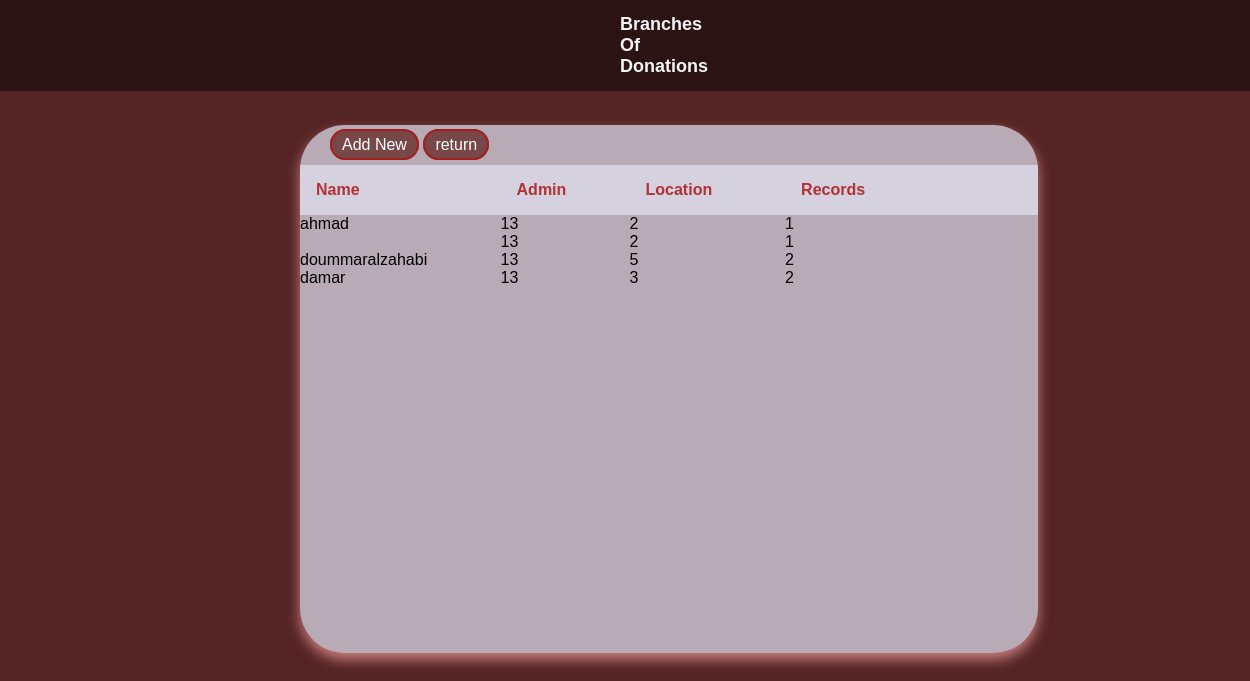
/adminPages/tabledriver/index.php, run on the app's committed database.
### tables this page shows
CREATE TABLE branch (
  id int(50) NOT NULL,
  adminid int(50) NOT NULL,
  name varchar(50) NOT NULL,
  location int(11) NOT NULL,
  records int(11) NOT NULL,
  parent_branchid int(50) DEFAULT NULL
);

### adminPages/tabledriver/index.php (the view, shortened to what this page needs)
<?php
include "connection.php";
?>
<!DOCTYPE html>
<html lang="en">
<head>
  <link rel="stylesheet" href="./branchstyle.css">
</head>
<body>
  <nav class="navbar">
    Branches Of Donations
  </nav>
  <div class="container">
    <main class="table">
    <div class="butt">
    <a href="add_new.php" class="btn btn-dark mb-3">Add New</a>
    <a href="../profileAdmin.php" class="btn btn-dark mb-3">return</a>
    </div>
    <div class="table">
    <section class="table_body">
    <table class="table table-hover text-center">
      <thead class="table-dark">
        <tr>
          <th scope="col">name</th>
          <th scope="col">admin</th>
          <th scope="col">location</th>
          <th scope="col">records</th>
          <th></th>
          <th> </th>
        </tr>
      </thead>
      <tbody >
        <?php
        $sql = "SELECT * FROM `branch`";
        $result = mysqli_query($conn, $sql);
        while ($row = mysqli_fetch_assoc($result)) {
          echo "<tr>";
          echo "<td>".$row['name']."</td>";
          echo "<td>".$row['adminid']."</td>";
          echo "<td>".$row['location']."</td>";
          echo "<td>".$row['records']."</td>";
          echo "<td>
          <a href=edit.php?id=".$row["id"]." class='link-dark'><i class='fa-solid fa-pen-to-square fs-5 me-3'></i></a>
          <a href=delete.php?id=".$row["id"]." class='link-dark'><i class='fa-solid fa-trash fs-5'></i></a>
        </td>";
        echo "<tr>";
      }
        ?>
      </tbody>
    </table>
    </section>
    </main>
  </div>
</body>
</html>

### adminPages/tabledriver/branchstyle.css (style rules this page uses)
* { font-family: 'Poppins', sans-serif; margin:0; padding:0; box-sizing: border-box; outline: none; border: none; text-decoration: none; }
body { margin: 0; padding:0; background-color: #552424; }
.navbar { position: absolute; top: 0; left: 0; display: flex; width: 100%; justify-content: space-between; padding: 14px 620px; background-color: #0000007a; color: whitesmoke; font-weight: bolder; font-size: large; }
.btn { background-color: #784849; border-radius: 30px; padding: 5px 10px; border: 2px solid #ad1919de; color: white; }
.butt { padding: 11px 30px; }
main.table { width: 59vw; height: 66vh; margin: 125px 300px; backdrop-filter: blur(7px); box-shadow: 0 0.4rem 0.8rem #c77f80; border-radius: 2.8rem; overflow: hidden; background-color: #b9abb5; }
table { width: 100%; }
table, th { border-collapse: collapse; padding: 1rem; text-align: left; }
thead th { position:sticky; top: 0; left: 0; background-color: #d5d1defe; color: #b33133; text-transform: capitalize; }
tbody tr:nth-child(even) { background-color: #0000000b; }
tbody tr { --delay: .1s; transition: .5s ease-in-out var(--delay), background-color 0s; }
tbody tr td, tbody tr td p, tbody tr td img { transition: .2s ease-in-out; }

### data on the page
branch: name "ahmad", adminid "13", location "2", records "1"
branch: adminid "13", location "2", records "1"
branch: name "doummaralzahabi", adminid "13", location "5", records "2"
branch: name "damar", adminid "13", location "3", records "2"
